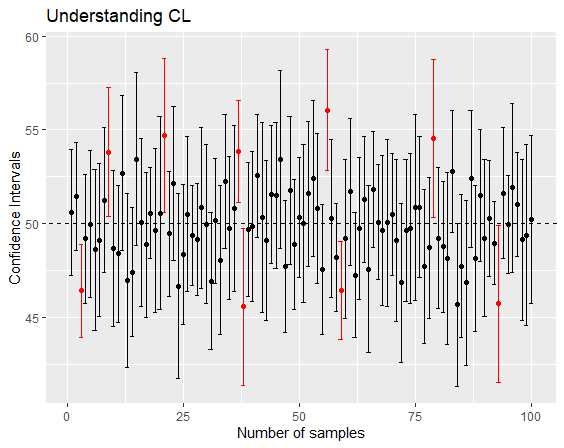

Here is the R script that generated this plot:
# File: 109550178-黃昱翰-ch10-estimation.R
# Course: Ch10.R.Estimation
# Author: 黃昱翰
# Date: 2021-12-20
true.mean <- 50.0
true.sd <- 10.0
n <- 20
number.sample <- 100

mean.yes <- 0.
mean.no <- 0.
upper.yes <- 0.
lower.yes <- 0.
upper.no <- 0.
lower.no <- 0.


i.yes <- 0
i.no <- 0
num.yes <- 0
num.no <- 0
for (i in 1:number.sample) {
  s.data <- rnorm(n,true.mean, true.sd)
  sample.mean <- mean(s.data)
  
  t.star <- qt(0.95, df = n-1)
  B <- t.star*sd(s.data)/sqrt(n)
  
  lower <- sample.mean - B
  upper <- sample.mean + B
  if(true.mean > lower && true.mean < upper){
    i.yes <- i.yes+1
    num.yes[i.yes] <- i
    mean.yes[i.yes] <- sample.mean
    lower.yes[i.yes] <- lower
    upper.yes[i.yes] <- upper
  }
  else{
    i.no <- i.no+1
    num.no[i.no] <- i
    mean.no[i.no] <- sample.mean
    lower.no[i.no] <- lower
    upper.no[i.no] <- upper
  }
}
i.yes
i.no
data.yes <- data.frame(x = num.yes
                       ,y1 = lower.yes
                       ,y2 = upper.yes
                       ,y3 = mean.yes)
data.no <- data.frame(x = num.no
                       ,y1 = lower.no
                       ,y2 = upper.no
                       ,y3 = mean.no)
library(ggplot2)
ggplot(data = data.yes, aes(x))+
  geom_errorbar(aes(ymin = y1, ymax = y2))+
  geom_errorbar(data = data.no
                ,aes(ymin = y1, ymax = y2)
                ,color = "red")+
  geom_point(aes(x,y3))+
  geom_point(data = data.no
             ,aes(x,y3)
             ,color = "red")+
  geom_abline(intercept =  true.mean, slope = 0, linetype = 2)+
  labs(title = "Understanding CL",
       x = "Number of samples",
       y = "Confidence Intervals")
  
